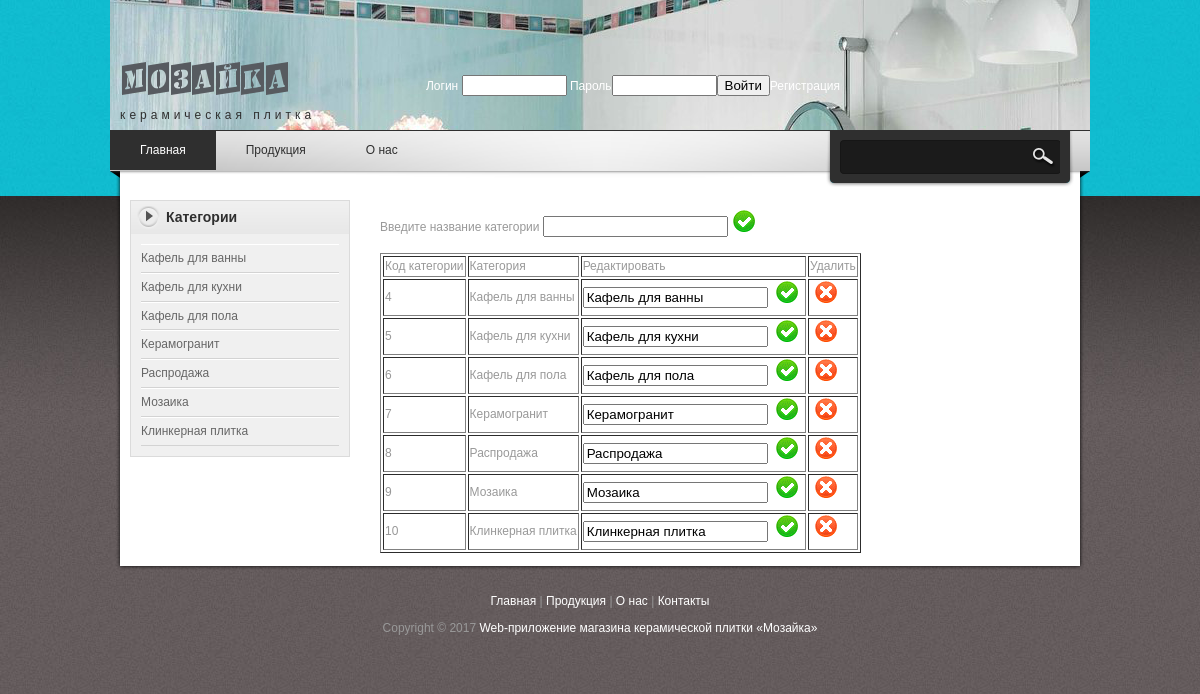
Screenshot of /editkat.php with the database file from the repository.
### tables this page shows
CREATE TABLE `kat` (
  `idk` int(11) NOT NULL,
  `kat` varchar(255) NOT NULL
);

### editkat.php (the view, shortened to what this page needs)
<?php	include 'header.php'; ?>
        </div>
		<div id="content" class="float_r">
		<?
$query = mysql_query("select * from kat") or die(mysql_error());
echo "<table border='1'><tr><td>Код категории</td><td>Категория</td><td>Редактировать</td><td>Удалить</td></tr>";
while($row = mysql_fetch_array($query))
    {  echo "<tr>
                <td>{$row['0']}</td>
                <td>{$row['1']}</td>
                <form method='post' action=''>
          <td> <input name='id' type='hidden' value='". $row['0'] ."'>
                         <input  name='namered' type='text' value='". $row['1'] ."'>
                         <input name='red' type='submit' class='sendsubmitsave' value='Сохранить изменения'></td>
           <td><input name='del' type='submit' value='Удалить' class='sendsubmitdel'></td>
                </form>
        </tr>";
};
 echo "<p><form action='pastekat.php' method='post'>";
 echo "Введите название категории  <input name='nazv' maxlength=50 size=20 value='' type=text>";
 echo "<INPUT TYPE='submit' class='sendsubmitsave' VALUE='Добавить'>";
 echo "</form>";
 echo "</table>";
 ?>
		 </div>
    </div>
        <?php	include 'footer.php'; ?>
</div>
</body>
</html>

### header.php (shortened to what this page needs)
<?php
$logged = $_SESSION['user'];
$query2 = "SELECT * FROM kat";
$result2 = mysql_query($query2) or die(mysql_error());
?>
<!DOCTYPE html PUBLIC "-//W3C//DTD XHTML 1.0 Transitional//EN" "http://www.w3.org/TR/xhtml1/DTD/xhtml1-transitional.dtd">
<html xmlns="http://www.w3.org/1999/xhtml">
<head>
<link href="templatemo_style.css" rel="stylesheet" type="text/css" />
<link rel="stylesheet" href="nivo-slider.css" type="text/css" media="screen" />
<link rel="stylesheet" type="text/css" href="css/ddsmoothmenu.css" />
</head>
<body>
<div id="templatemo_body_wrapper">
<div id="templatemo_wrapper">
	<div id="templatemo_header">
    	<div id="site_title"><h1><a href="index.php"><br>керамическая плитка</a></h1></div>
       	  <div id="header_right">
        <p>
<?php
if ((!$logged) ) {
 echo "<a href='#'><form method='post' action='logmi.php'>";
 echo "Логин  <input type=text size=10 maxlength=10 name='login' />";
 echo "  Пароль<input type='password' size=10 maxlength=10 name='password' />";
echo "<input type='submit'  name='del' value='Войти' /><a href='reg.php'>Регистрация</a>";} else {	$row = mysql_fetch_array($result);
	echo $row['3'];echo  ", добро пожаловать!!! " ;echo  "<a href='login.php?act=logout'>Выйти</a>";}
 ?>
		</div>
			</div>
    <div id="templatemo_menubar">
    	<div id="top_nav" class="ddsmoothmenu">
            <ul>
                <li><a href="index.php" class="selected">Главная</a></li>
                <li><a href="#">Продукция</a>
                </li>
                <li><a href="about.php">О нас</a>
                </li>
            </ul>
            <br style="clear: left" />
        </div>
        <div id="templatemo_search">
            <form action="index.php" method="post">
              <input type="text" value=" " name="keyword" id="keyword" title="keyword" onfocus="clearText(this)" onblur="clearText(this)" class="txt_field" />
              <input type="submit" name="Search" value=" " alt="Search" id="searchbutton" title="Search" class="sub_btn"  />
            </form>
        </div>
    </div>
    <div id="templatemo_main">
    	<div id="sidebar" class="float_l">
        	<div class="sidebar_box"><span class="bottom"></span>
            	<h3>Категории</h3>
                <div class="content">
                	<ul class="sidebar_list">
						<?php
					while($row2 = mysql_fetch_array($result2))
    {
                       echo "<li><a href='index.php?idk={$row2['0']}'>{$row2['1']}</a></li>";
	} ?>
                    </ul>
                </div>
             </div>

### templatemo_style.css (style rules this page uses)
body { margin: 0; padding: 0; color: #999; font-family: Tahoma, Geneva, sans-serif; font-size: 12px; line-height: 1.4em; background-color: #665f5f; background-repeat: repeat; background-image: url(images/templatemo_body.jpg) }
a, a:link, a:visited { color: #0299aa; font-weight: normal; text-decoration: none }
p { margin: 0 0 10px 0; padding: 0; }
h1, h2, h3, h4, h5, h6 { color: #333; font-weight: normal; }
h1 { font-size: 30px; margin: 0 0 30px; padding: 5px 0 }
h3 { font-size: 20px; margin: 0 0 20px; padding: 0; }
.float_l { float: left }
.float_r { float: right }
#templatemo_body_wrapper { width: 100%; background: url(images/templatemo_body_top.jpg) repeat-x top }
#templatemo_wrapper { width: 980px; margin: 0 auto; }
#templatemo_header { width: 960px; height: 70px; padding: 30px 10px; background: url(images/templatemo_header_bg.png) no-repeat bottom; }
#templatemo_menubar { width: 980px; height: 60px; background: url(images/templatemo_menubar.png) no-repeat; }
#templatemo_main { width: 940px; padding: 10px 20px; background: url(images/templatemo_main_bg.png) repeat-y }
#content { width: 690px }
#sidebar { width: 220px }
#site_title { float: left; margin-top: 30px; }
#site_title h1 { margin: 0; padding: 0 }
#site_title h1 a { display: block; width: 300px; height: 40px; padding-top: 30px; font-size: 12px; letter-spacing: 4px; color: #2f2f2f; text-align: left; background: url(images/templatemo_logo.png) no-repeat top left }
#header_right { float: right; margin: 35px 240px 0 0; color: #666; }
#header_right a { color: #fff }
#templatemo_search { float: right; margin: 10px 30px 0; width: 220px; height: 34px; background: url(images/templatemo_search_bg.png) }
#templatemo_search .txt_field { float: left; display: block; height: 22px; line-height: 22px; width: 170px; color: #999; font-size: 12px; padding: 5px; font-variant: normal; border: none; background: none; }
#templatemo_search .sub_btn { float: right; display: block; color: #fff; height: 33px; width: 40px; font-size: 11px; font-weight: 700; line-height: 26px; cursor: pointer; border: none; background: none; }
.sidebar_box { position: relative; background: #f0f0f0; margin-bottom: 36px; border: 1px solid #dbdbdb }
.sidebar_box h3 { font-size: 14px; font-weight: 700; padding: 0 10px 0 35px; margin: 0; width: 185px; height: 33px; line-height: 33px; margin-bottom: 0; background: url(images/templatemo_sidebar_header.png) no-repeat; color: #2f2f2f }
#sidebar .sidebar_box .content { padding: 10px 10px 0; }
#sidebar .sidebar_list { margin: 0; padding: 0 0 10px; list-style: none; }
#sidebar .sidebar_list li { display: block; margin: 0; padding: 5px 0; border-top: 1px solid #fff; border-bottom: 1px solid #d3d3d3 }
#sidebar .sidebar_list li a { color: #666; }
.sendsubmitdel { width: 33px; height: 33px; margin: 0; padding:0; border: 0; background: transparent url(images/001_05.gif) no-repeat center top; text-indent: -1000em; cursor: pointer; cursor: hand; }
.sendsubmitsave { width: 33px; height: 33px; margin: 0; padding:0; border: 0; background: transparent url(images/001_06.gif) no-repeat center top; text-indent: -1000em; cursor: pointer; cursor: hand; }

### css/ddsmoothmenu.css (style rules this page uses)
.ddsmoothmenu { float: left; }
.ddsmoothmenu ul { z-index:100; margin: 0; padding: 0; list-style-type: none; }
.ddsmoothmenu ul li { position: relative; display: inline; float: left; }
.ddsmoothmenu ul li a { display: block; padding: 0 30px; height: 40px; line-height: 40px; font-size: 12px; color: #2f2f2f; text-decoration: none; outline: none; text-align: center; }
.ddsmoothmenu ul li a.selected, .ddsmoothmenu ul li a:hover { color: #fff; background: #2f2f2f; }

### rows the page displays
kat: kat "Кафель для ванны", idk "4", namered "Кафель для ванны"
kat: kat "Кафель для кухни", idk "5", namered "Кафель для кухни"
kat: kat "Кафель для пола", idk "6", namered "Кафель для пола"
kat: kat "Керамогранит", idk "7", namered "Керамогранит"
kat: kat "Распродажа", idk "8", namered "Распродажа"
kat: kat "Мозаика", idk "9", namered "Мозаика"
kat: kat "Клинкерная плитка", idk "10", namered "Клинкерная плитка"
